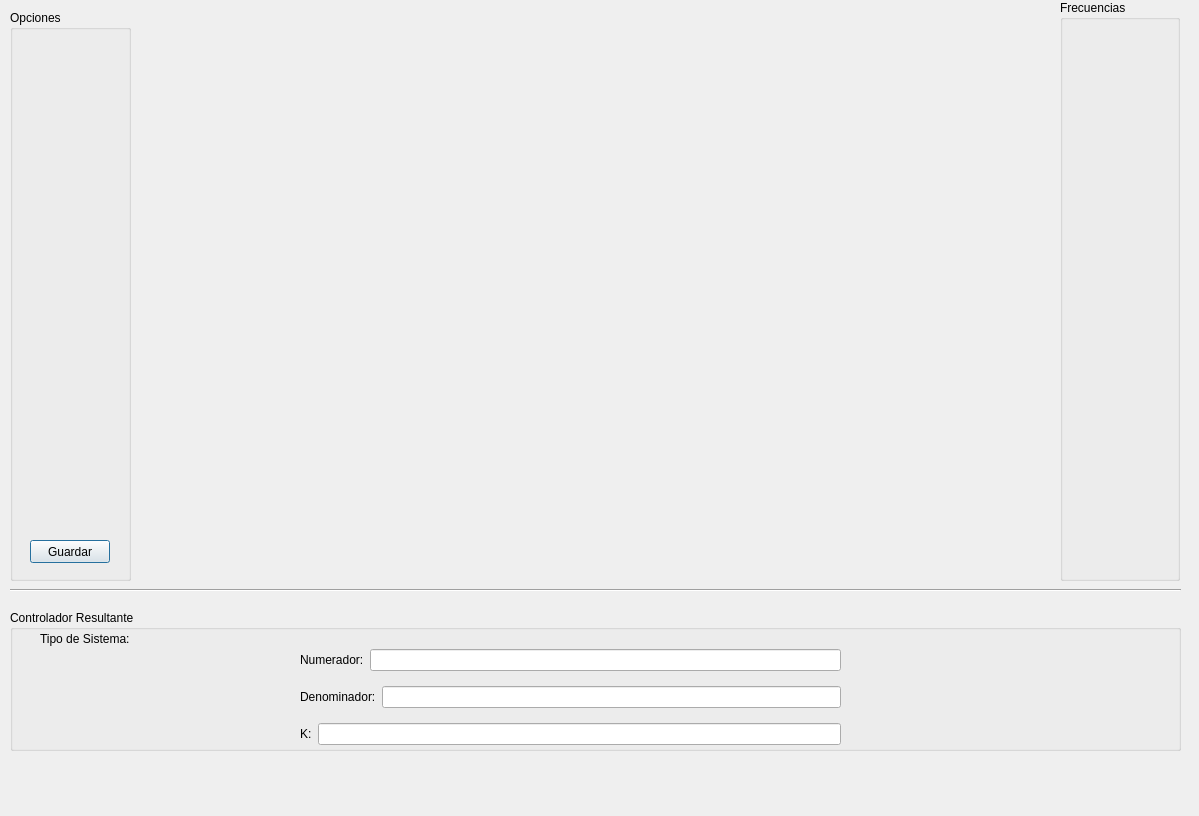
<?xml version="1.0" encoding="UTF-8"?>
<ui version="4.0">
 <class>ViewLoopShaping</class>
 <widget class="QDialog" name="ViewLoopShaping">
  <property name="geometry">
   <rect>
    <x>0</x>
    <y>0</y>
    <width>1199</width>
    <height>816</height>
   </rect>
  </property>
  <property name="windowTitle">
   <string>Dialog</string>
  </property>
  <widget class="QCustomPlot" name="diagrama" native="true">
   <property name="geometry">
    <rect>
     <x>150</x>
     <y>20</y>
     <width>901</width>
     <height>561</height>
    </rect>
   </property>
   <property name="sizeIncrement">
    <size>
     <width>13</width>
     <height>0</height>
    </size>
   </property>
  </widget>
  <widget class="QGroupBox" name="opciones">
   <property name="geometry">
    <rect>
     <x>10</x>
     <y>10</y>
     <width>121</width>
     <height>571</height>
    </rect>
   </property>
   <property name="title">
    <string>Opciones</string>
   </property>
   <widget class="QPushButton" name="guardar">
    <property name="geometry">
     <rect>
      <x>20</x>
      <y>530</y>
      <width>80</width>
      <height>23</height>
     </rect>
    </property>
    <property name="text">
     <string>Guardar</string>
    </property>
   </widget>
  </widget>
  <widget class="QGroupBox" name="frecuencias">
   <property name="geometry">
    <rect>
     <x>1060</x>
     <y>0</y>
     <width>120</width>
     <height>581</height>
    </rect>
   </property>
   <property name="title">
    <string>Frecuencias</string>
   </property>
  </widget>
  <widget class="Line" name="line">
   <property name="geometry">
    <rect>
     <x>10</x>
     <y>580</y>
     <width>1171</width>
     <height>20</height>
    </rect>
   </property>
   <property name="orientation">
    <enum>Qt::Horizontal</enum>
   </property>
  </widget>
  <widget class="QGroupBox" name="cajaControlador">
   <property name="geometry">
    <rect>
     <x>10</x>
     <y>610</y>
     <width>1171</width>
     <height>141</height>
    </rect>
   </property>
   <property name="title">
    <string>Controlador Resultante</string>
   </property>
   <widget class="QLabel" name="label">
    <property name="geometry">
     <rect>
      <x>30</x>
      <y>20</y>
      <width>101</width>
      <height>17</height>
     </rect>
    </property>
    <property name="text">
     <string>Tipo de Sistema:</string>
    </property>
   </widget>
   <widget class="QLabel" name="tipoSistema">
    <property name="geometry">
     <rect>
      <x>50</x>
      <y>50</y>
      <width>121</width>
      <height>71</height>
     </rect>
    </property>
    <property name="text">
     <string/>
    </property>
   </widget>
   <widget class="QWidget" name="layoutWidget">
    <property name="geometry">
     <rect>
      <x>290</x>
      <y>30</y>
      <width>541</width>
      <height>116</height>
     </rect>
    </property>
    <layout class="QVBoxLayout" name="verticalLayout">
     <item>
      <layout class="QHBoxLayout" name="horizontalLayout">
       <item>
        <widget class="QLabel" name="label_2">
         <property name="text">
          <string>Numerador:</string>
         </property>
        </widget>
       </item>
       <item>
        <widget class="QLineEdit" name="nume"/>
       </item>
      </layout>
     </item>
     <item>
      <layout class="QHBoxLayout" name="horizontalLayout_2">
       <item>
        <widget class="QLabel" name="label_3">
         <property name="text">
          <string>Denominador:</string>
         </property>
        </widget>
       </item>
       <item>
        <widget class="QLineEdit" name="deno"/>
       </item>
      </layout>
     </item>
     <item>
      <layout class="QHBoxLayout" name="horizontalLayout_3">
       <item>
        <widget class="QLabel" name="label_4">
         <property name="text">
          <string>K:</string>
         </property>
        </widget>
       </item>
       <item>
        <widget class="QLineEdit" name="k"/>
       </item>
      </layout>
     </item>
    </layout>
   </widget>
  </widget>
 </widget>
 <customwidgets>
  <customwidget>
   <class>QCustomPlot</class>
   <extends>QWidget</extends>
   <header location="global">Librerias/qcustomplot/qcustomplot.h</header>
   <container>1</container>
  </customwidget>
 </customwidgets>
 <resources/>
 <connections/>
</ui>
